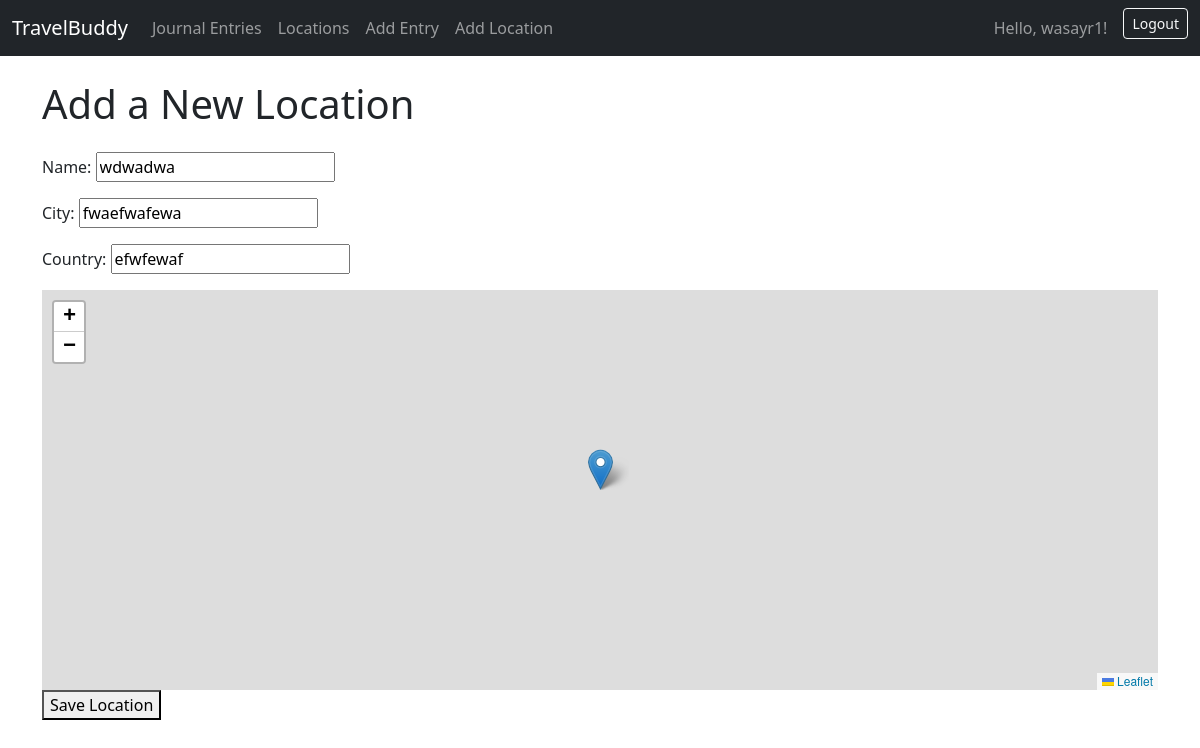
/project/location/6/edit/ (signed in), run on an earlier commit of the app's database.
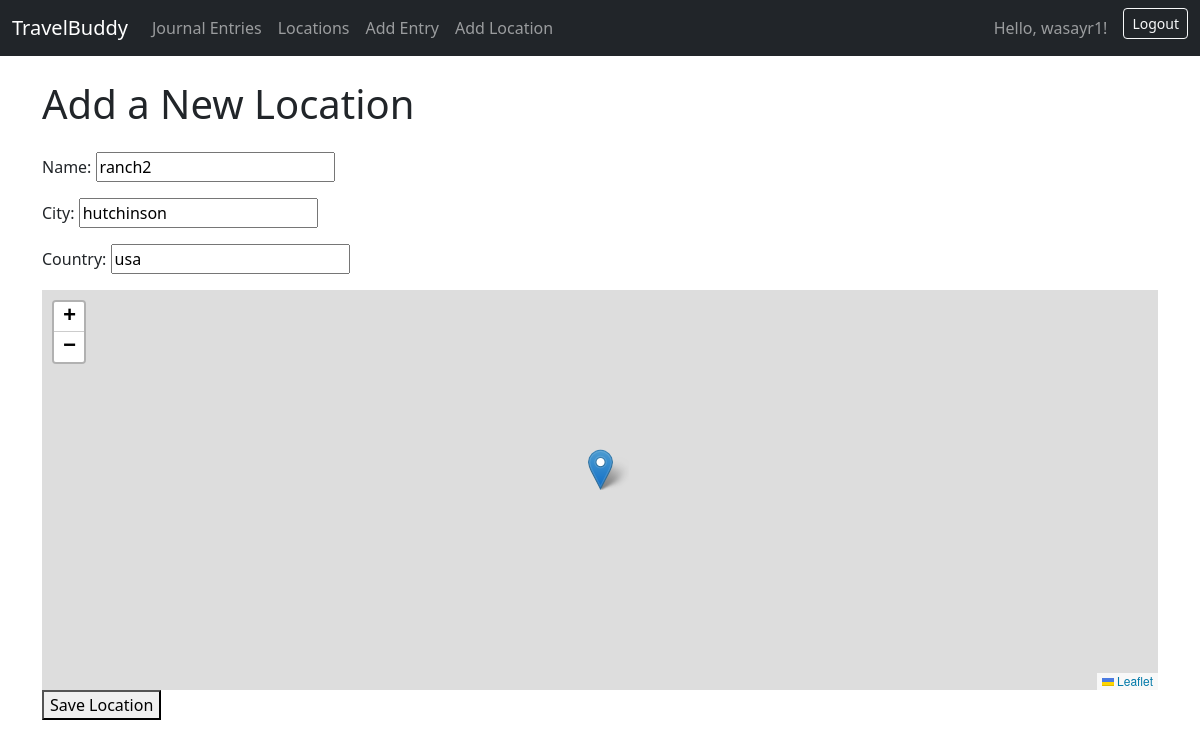
And on a later commit of the database.
### project/models.py (models this page shows, shortened)
class Location(models.Model):
    name = models.CharField(max_length=100)
    latitude = models.FloatField(null=True, blank=True)
    longitude = models.FloatField(null=True, blank=True)
    country = models.CharField(max_length=100)
    city = models.CharField(max_length=100)

### project/views.py (the view, shortened to what this page needs)
# urls.py: path('location/<int:pk>/edit/', views.LocationUpdateView.as_view(), name='location-update'),
class LocationUpdateView(LoginRequiredMixin, generic.UpdateView):
    model = Location
    form_class = LocationForm
    template_name = 'project/location_form.html'

### project/forms.py
class LocationForm(forms.ModelForm):
    class Meta:
        model = Location
        fields = ['name', 'latitude', 'longitude', 'city', 'country']
        widgets = {
            'latitude': forms.HiddenInput(),
            'longitude': forms.HiddenInput(),
        }

### project/templates/project/location_form.html (shortened to what this page needs)
{% extends "project/base.html" %}
{% block header %}Add a New Location{% endblock %}
{% block content %}
    <form method="post">
        {{ form.as_p }}
        <div id="map" style="height: 400px;"></div>
        <button type="submit">Save Location</button>
    </form>
    <link rel="stylesheet" href="https://unpkg.com/leaflet/dist/leaflet.css" />
{% endblock %}

What changed in the data, as far as the page shows it:
changed Location: name "wdwadwa" → "ranch2"; city "fwaefwafewa" → "hutchinson"; country "efwfewaf" → "usa"
